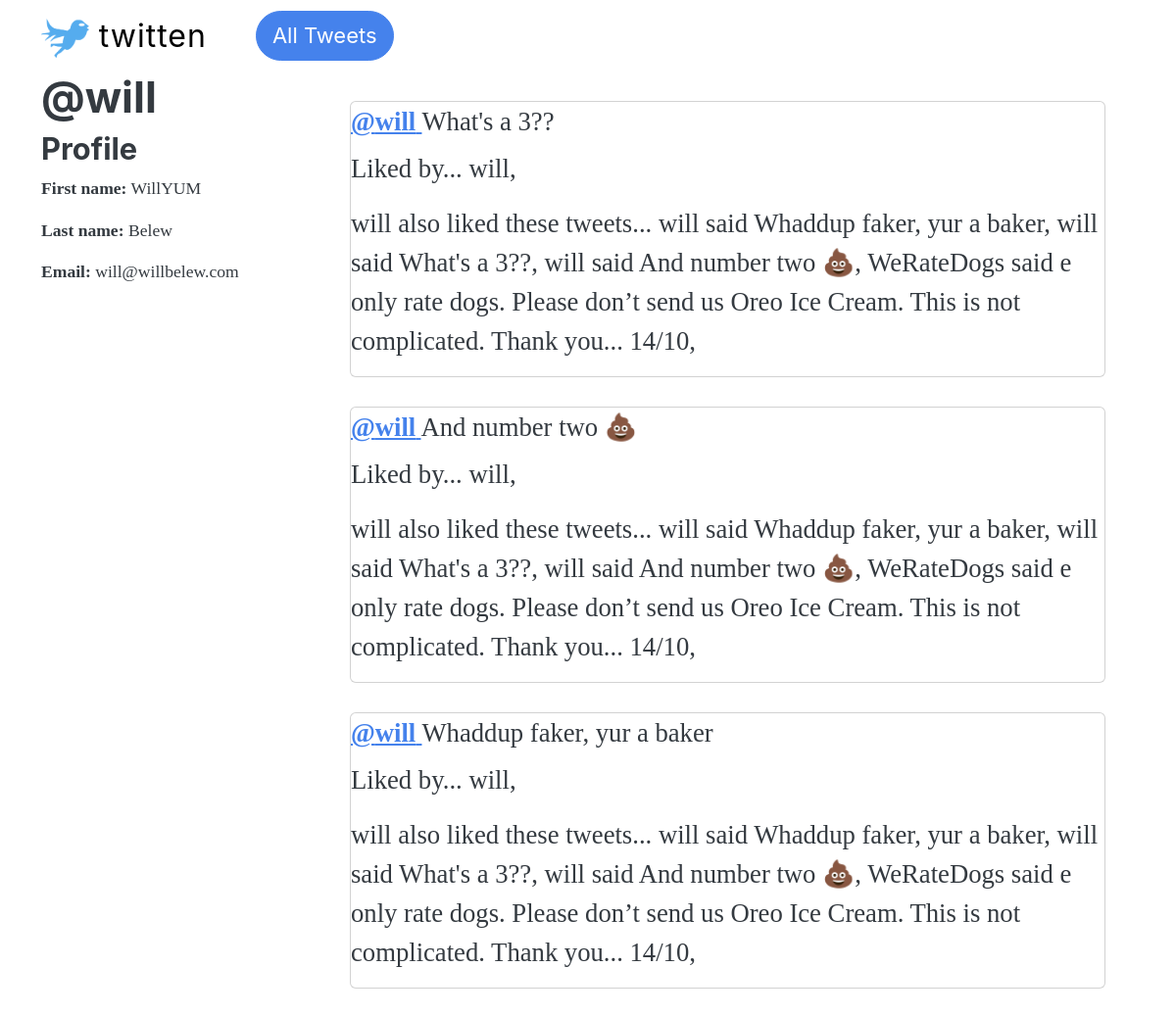
The page /users/will/ on the database its author committed.
### microblog/models.py (models this page shows)
class Tweet(models.Model):
    user = models.ForeignKey(
        User,
        on_delete=models.CASCADE,
    )
    text = models.CharField(max_length=160)
    created = models.DateTimeField(auto_now_add=True)
    last_modified = models.DateTimeField(auto_now=True)
    image = models.FileField(upload_to='tweet_images/', null=True, blank=True)
    liked = models.ManyToManyField(
        User,
        related_name="liked_tweets",
    )
    def __str__(self):
        return self.user.username + ' said ' + self.text

### microblog/views.py (the view)
# urls.py: path('users/<username>/', views.user_page, name="user_page"),
def user_page(request, username):
    user = User.objects.get(username=username)
    if request.method == 'POST':
        form = TweetForm(request.POST, request.FILES)
        if form.is_valid():
            tweet = form.save(commit=False)
            tweet.user = user
            tweet.save()
            return redirect(request.META.get('HTTP_REFERER', '/'))
    else:
        form = TweetForm()
    tweets = Tweet.objects.order_by('-created')
    tweets_by_user = tweets.filter(user=user)
    context = {
        'tweets': tweets_by_user,
        'form': form,
        'user_on_page': user,
        'is_me': user == request.user,
    }
    return render(request, 'pages/user_page.html', context)

### microblog/templates/pages/user_page.html (shortened to what this page needs)
{% extends "base.html" %}
{% load static i18n %}
{% block content %}
<div class="container">
    <div class="row">
        <div class="col-md-3">
            <h1>@{{ user_on_page.username }}</h1>
            <h3>Profile</h3>
            <p><strong>First name:</strong> {{ user_on_page.first_name }}</p>
            <p><strong>Last name:</strong> {{ user_on_page.last_name }}</p>
            <p><strong>Email:</strong> {{ user_on_page.email }}</p>
        </div>
        <div class="col-md-9">
            {% include "snippets/tweets.html" %}
        </div>
    </div>
</div>
{% endblock content %}

### microblog/templates/base.html (shortened to what this page needs)
{% load static i18n %}<!DOCTYPE html>
<html lang="en">
  <head>
    <link rel="stylesheet" href="https://bootswatch.com/5/litera/bootstrap.min.css" />
    <link rel="stylesheet" href="https://cdnjs.cloudflare.com/ajax/libs/octicons/4.4.0/font/octicons.css" />
  </head>
  <body>
      <nav class="navbar navbar-expand-md">
        <div class="container">
            <a class="navbar-brand" href="/">
                <img src="{% static "the_bird.png" %}" style="height: 40px" /> twitten
            </a>
            <div class="collapse navbar-collapse" id="navbarSupportedContent">
                <ul class="navbar-nav me-auto">
                    <li class="nav-item">
                        <a class="btn btn-primary btn-lg" href="{% url "all_tweets" %}">All Tweets</a>
                    </li>
                </ul>
            </div>
        </nav>
      {% block content %}
      {% endblock content %}
  </body>
</html>

### microblog/templates/snippets/tweets.html (shortened to what this page needs)
{% for tweet in tweets %}
<div class="tweet card">
    <div class="row">
        <p class="card-title">
            <a href="/users/{{ tweet.user.username }}/">
                <strong>@{{ tweet.user.username }}</strong>
            </a>
            {{ tweet.text }}
        </p>
    </div>
    <div class="row">
        <p>Liked by...
            {% for tweeter in tweet.liked.all %}
            {{ tweeter.username }},
            {% endfor %}
        </p>
    </div>
    <div class="row">
        <p>{{tweet.user}} also liked these tweets...
            {% for twt in tweet.user.liked_tweets.all %}
            {{ twt }},
            {% endfor %}
        </p>
    </div>
</div>
{% endfor %}

### rows shown on the page
Tweet: user.username "will", text "What's a 3??", user "will", user+text "will said What's a 3??"
Tweet: user+text "will said Whaddup faker, yur a baker", user.username "will", text "Whaddup faker, yur a baker", user "will"
Tweet: user+text "will said And number two 💩", user.username "will", text "And number two 💩", user "will"
Tweet: user+text "WeRateDogs said e only rate dogs. Please don’t send us Oreo Ice Cream. This is not complicated. Thank you... 14/10"

### other values the page prints
{{ user_on_page.username }} "will"
{{ user_on_page.first_name }} "WillYUM"
{{ user_on_page.last_name }} "Belew"
{{ user_on_page.email }} "will@willbelew.com"
{{ tweeter.username }} "will"
